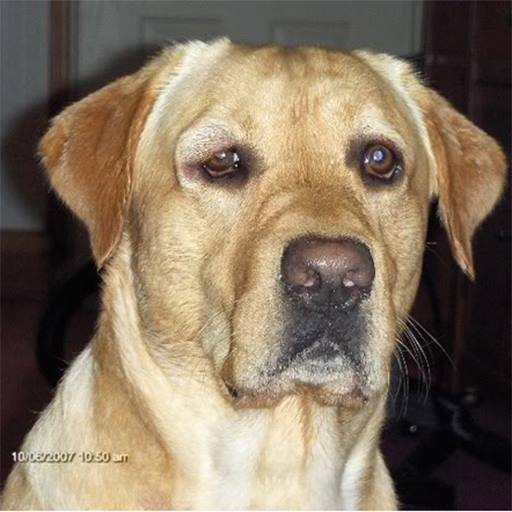
%> input picture Computer Vision/Image Blending/dog.jpg, 512 x 512 px
$ octave blendingExample1.m   (GNU Octave 9; MATLAB toolbox functions it lacks are replaced by stand-ins)
%> lines starting %> are read from the running program, lines starting %| are printed output that depends on the picture
### Computer Vision/Image Blending/LaplacianPyramid.m
function [pyr, filter] = LaplacianPyramid(im, maxLevels, filterSize)
%the function creates a laplacian image with "maxLevels" levels and
%blurs the levels with gaussian filter of size "filterSize"

%creates the filter
    convWith =[1,1];
    filter = 1;
    for i=1:filterSize-1;
        filter = conv(filter,convWith);
    end
    filter = filter/(4.^floor(filterSize/2));
% each level is l(i) = g(i) - Expand(g(i-1))
    pyr{1} = im - Expand(Reduce(im, filter), filter);
    i = 2;
    [row, col] = size(pyr{1});
    while (i ~= (maxLevels) && row/4 >= 16 && col/4 >= 16)
        im = Reduce(im,filter);
        pyr{i} = Reduce(pyr{i-1},filter) -...
            Expand(Reduce(Reduce(pyr{i-1},filter),filter),filter);
        row = row/2;
        i = i + 1;
    end
    im = Reduce(im,filter);
%the last level equals to the gaussian last level.
    pyr{i} = im;
%returns a cell array with 1 columns and "maxLevels" rows
    pyr = pyr';
end

### Computer Vision/Image Blending/Reduce.m
function [newIm] = Reduce(im, filter)
%this function take and image and a filter.
%blurs it, and then reduces it size by 2.
    im = conv2(im,filter, 'same');
    im = conv2(im,(filter)','same');
    [row, col] = size(im);
    newIm = im(1:2:end,1:2:end);

end

### Computer Vision/Image Blending/Expand.m
function [newIm] = Expand(im, filter)
%this function take and image and a filter.
%blurs it, and then expands it size by 2.
%because we add zero, we need to make the filter vector equal two
    filter = 2 * filter;
% add zeros to the each 2nd col
    [row, col] = size(im);
    zeroArray = zeros(row,col);
    im = [im;zeroArray];
    im = reshape(im,[row,2*col]);
    im = (im)';
%manipluating the im till we have zeros every second row and col.
    zeroArray2 = zeros(2*col, row);
    im = [im;zeroArray2];
    im =reshape(im,[2*col,2*row]);
    newIm = (im)';
%convlate the im with the filter. once with a row filter and once with
% a column filter.
    newIm = conv2(newIm,filter, 'same');
    newIm = conv2(newIm,(filter)','same');
end

### Computer Vision/Image Blending/pyramidBlending.m
function [imBlend] = pyramidBlending(im1, im2, mask,...
    maxLevels, filterSizeIm, filterSizeMask)
% The function recieves two images to blend, a mask (all of the same size)
% and creates 2 laplacian pryamids from the image (with maxLevels, and
% filter size) and another gaussian pryamid from the mask.
% then its creates a new lalpacian prymaid using those 3 pryamids
% and creates a new blended image out of it.
mask = im2double(mask);
[L1,filterL1] = LaplacianPyramid(im1,maxLevels,filterSizeIm);
[L2,filterL2] = LaplacianPyramid(im2,maxLevels,filterSizeIm);
[gMask, filterMask] = GaussianPyramid(mask,maxLevels,filterSizeMask);
for k=1:maxLevels
    newL{k} = (gMask{k}.*L1{k}) + ((1-gMask{k}).*L2{k});
end
imBlend = LaplacianToImage(newL,filterL1, ones(1,k));
end

### Computer Vision/Image Blending/GaussianPyramid.m
function [pyr, filter] = GaussianPyramid(im, maxLevels, filterSize)
%the function creates a gaussian image with "maxLevels" levels and
%blurs the levels with gaussian filter of size "filterSize"

%creates the filter
    convWith =[1,1];
    filter = 1;
    for i=1:filterSize-1;
        filter = conv(filter,convWith);
    end
    filter = filter/(4.^floor(filterSize/2));
%each level is equal to Reduce of last level.
    i = 1;
    pyr{1} = im;
    [row, col] = size(im);
    while (i ~= maxLevels && row/2 >= 16 && col/2 >= 16)
        pyr{i+1} = Reduce(pyr{i},filter);
        i = i+1;
        [row,col] = size(pyr{i});
    end
%returns a cell array with 1 columns and "maxLevels" rows
    pyr = pyr';
end

### Computer Vision/Image Blending/LaplacianToImage.m
function [img] = LaplacianToImage2(lpyr, filter, coeffMultVec)
% creates an image from a Laplacian pyramid
    [NOTUSED,len] = size(coeffMultVec);
    % multiply the coeff vec with each pyr level.
    for i=1:len
        newPyr{i} = lpyr{i} .* coeffMultVec(i);
    end
    % creates an image from the pryamid
    for i= 0:len-2
        addedIm = Expand(newPyr{len-i},filter);
        lpyr{len-i-1} = addedIm + lpyr{len-i-1};
    end
    img = lpyr{1} + Expand(lpyr{2},filter);
end

### Computer Vision/Image Blending/blendingExample1.m
%bibi and dog are 2 RGB photos that will be blended using
%the function we built. we do the opration 3 times, once for each dimension
%1-R,2-G,3-B and then we combine them together to get the new blended
%image!
dog = im2double(imread('dog.jpg'));
bibi = im2double(imread('bib.jpg'));
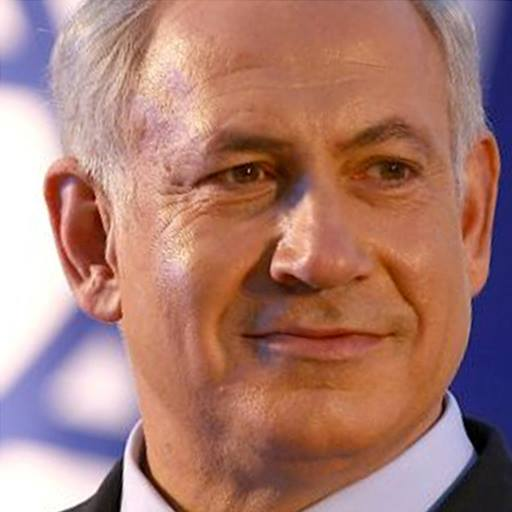
%> input picture Computer Vision/Image Blending/bib.jpg, 512 x 512 px
mask = im2double(imread('mask.jpg'));
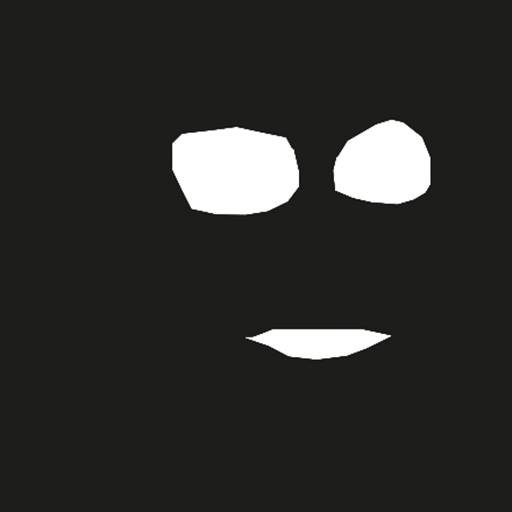
%> input picture Computer Vision/Image Blending/mask.jpg, 512 x 512 px
[row,col,dim] = size(dog);
%> row = 512; col = 512; dim = 3
mask = mask(:,:,1);
%> mask: size 512x512 double
bibiR = bibi(:,:,1);
bibiG = bibi(:,:,2);
bibiB = bibi(:,:,3);
dogR = dog(:,:,1);
dogG = dog(:,:,2);
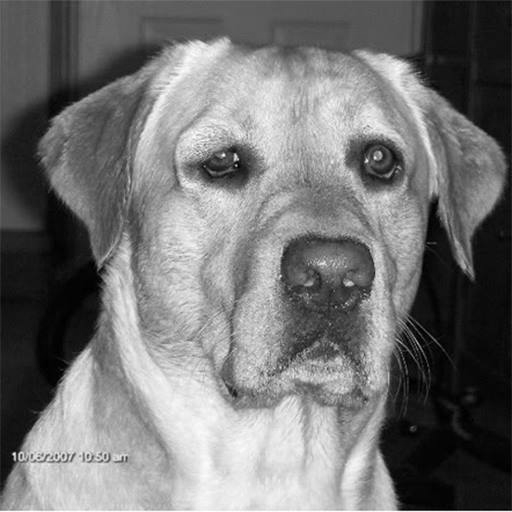
%> dogG: size 512x512 double; min 0, max 1, mean 0.456
dogB = dog(:,:,3);
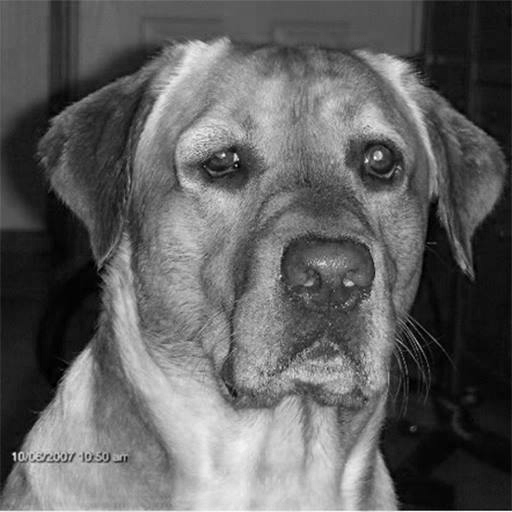
%> dogB: size 512x512 double; min 0, max 1, mean 0.378
im = zeros(row,col,dim);
im(:,:,1) = pyramidBlending(bibiR,dogR,mask,3,3,51);
%> in Expand, `newIm = conv2(newIm,filter, 'same');`:
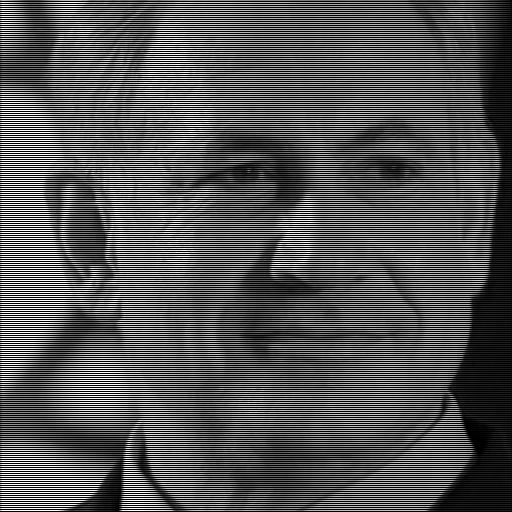
%> newIm: size 512x512 double; min 0, max 1, mean 0.332
%> in LaplacianPyramid, `[row, col] = size(pyr{1});`: row = 512
%> the loop in LaplacianPyramid, `while (i ~= (maxLevels) && row/4 >= 16 && col/4 >= 16)` made 1 pass
%> (row, filter in Expand, i) on pass 1: (256, [0.5 1 0.5], 3)
%> after the loop in LaplacianPyramid, `while (i ~= (maxLevels) && row/4 >= 16 && col/4 >= 16)`: pyr = 2 items
%> in LaplacianPyramid, `pyr = pyr';`: pyr = 3 items
%> in pyramidBlending, `[L1,filterL1] = LaplacianPyramid(im1,maxLevels,filterSizeIm);`: filterL1 = [0.25 0.5 0.25]
%> call 3 of Expand, with filter = [0.25 0.5 0.25]
%> in Expand (call 3), `newIm = conv2(newIm,filter, 'same');`:
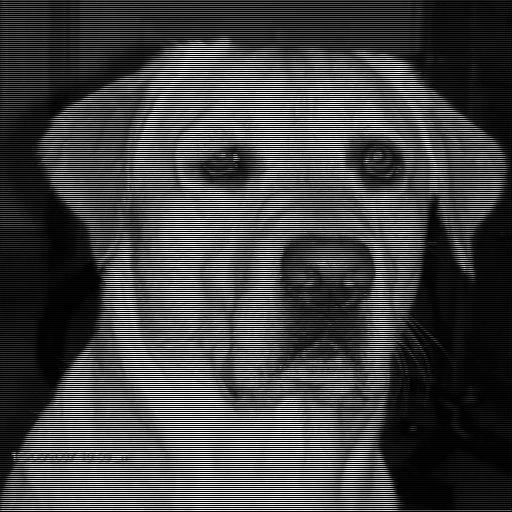
%> newIm: size 512x512 double; min 0, max 1, mean 0.259
%> the loop in LaplacianPyramid (call 2), `while (i ~= (maxLevels) && row/4 >= 16 && col/4 >= 16)` made 1 pass
%> pass 1, in Reduce (call 9), `newIm = im(1:2:end,1:2:end);`:
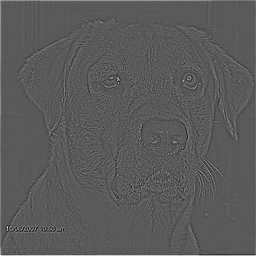
%> newIm: size 256x256 double; min -0.0952, max 0.176, mean 0.000872; drawn with min black and max white
%> in pyramidBlending, `[L2,filterL2] = LaplacianPyramid(im2,maxLevels,filterSizeIm);`: L2 = 3 items; filterL2 = [0.25 0.5 0.25]
%> the loop in GaussianPyramid, `while (i ~= maxLevels && row/2 >= 16 && col/2 >= 16)` made 2 passes
%> (row, col) on passes 1 to 2: (256, 256), (128, 128)
%> in pyramidBlending, `[gMask, filterMask] = GaussianPyramid(mask,maxLevels,filterSizeMask);`: gMask = 3 items; filterMask = 51 values, max 0.112 at index 26, min 8.88e-16 at index 1, mean 0.0196
%> after the loop in pyramidBlending, `for k=1:maxLevels`: newL = 3 items
%> the loop in LaplacianToImage2, `for i= 0:len-2` made 2 passes
%> (filter in Expand, row in Expand, col in Expand) on passes 1 to 2: ([0.5 1 0.5], 128, 128), ([0.5 1 0.5], 256, 256)
im(:,:,2) = pyramidBlending(bibiG,dogG,mask,3,3,51);
%> the loop in GaussianPyramid (call 2), `while (i ~= maxLevels && row/2 >= 16 && col/2 >= 16)` made 2 passes
%> the loop in LaplacianToImage2 (call 2), `for i= 0:len-2` made 2 passes
im(:,:,3) = pyramidBlending(bibiB,dogB,mask,3,3,51);
imshow(bibi); figure
imshow(dog); figure
imshow(mask);figure
imshow(im);figure
